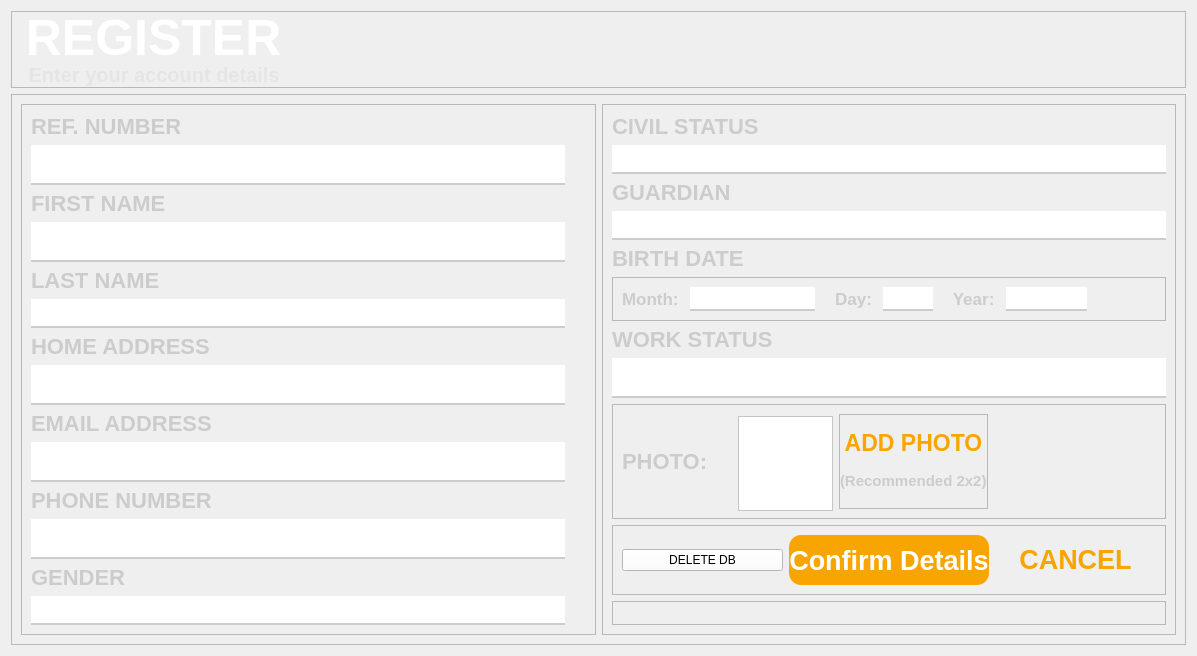
        <widget class="QWidget" name="page_2">
         <layout class="QVBoxLayout" name="verticalLayout">
          <item>
           <widget class="QFrame" name="register_top_frame">
            <property name="maximumSize">
             <size>
              <width>16777215</width>
              <height>130</height>
             </size>
            </property>
            <property name="frameShape">
             <enum>QFrame::StyledPanel</enum>
            </property>
            <property name="frameShadow">
             <enum>QFrame::Raised</enum>
            </property>
            <layout class="QGridLayout" name="gridLayout_2">
             <property name="leftMargin">
              <number>0</number>
             </property>
             <property name="topMargin">
              <number>0</number>
             </property>
             <property name="rightMargin">
              <number>0</number>
             </property>
             <property name="bottomMargin">
              <number>0</number>
             </property>
             <property name="spacing">
              <number>0</number>
             </property>
             <item row="0" column="0">
              <widget class="QLabel" name="label">
               <property name="maximumSize">
                <size>
                 <width>16777215</width>
                 <height>50</height>
                </size>
               </property>
               <property name="styleSheet">
                <string notr="true">font-family: Segoe UI;
font-weight: bold;
color: white;
font-size: 50px;
border-color: white;</string>
               </property>
               <property name="text">
                <string> REGISTER</string>
               </property>
              </widget>
             </item>
             <item row="0" column="1">
              <spacer name="horizontalSpacer">
               <property name="orientation">
                <enum>Qt::Horizontal</enum>
               </property>
               <property name="sizeHint" stdset="0">
                <size>
                 <width>899</width>
                 <height>20</height>
                </size>
               </property>
              </spacer>
             </item>
             <item row="1" column="0">
              <widget class="QLabel" name="label_2">
               <property name="maximumSize">
                <size>
                 <width>16777215</width>
                 <height>35</height>
                </size>
               </property>
               <property name="styleSheet">
                <string notr="true">font-family: Segoe UI;
font-weight: bold;
color: #e5e5e5;
font-size: 20px;
border-color: white;</string>
               </property>
               <property name="text">
                <string>   Enter your account details</string>
               </property>
              </widget>
             </item>
             <item row="0" column="2" rowspan="2">
              <widget class="QPushButton" name="pushButton">
               <property name="minimumSize">
                <size>
                 <width>0</width>
                 <height>75</height>
                </size>
               </property>
               <property name="focusPolicy">
                <enum>Qt::NoFocus</enum>
               </property>
               <property name="styleSheet">
                <string notr="true">border-color: none;
border-width:0.1px;
border-style: none;</string>
               </property>
               <property name="text">
                <string> </string>
               </property>
               <property name="icon">
                <iconset>
                 <normaloff>images/CTU_LOGO.png</normaloff>images/CTU_LOGO.png</iconset>
               </property>
               <property name="iconSize">
                <size>
                 <width>100</width>
                 <height>100</height>
                </size>
               </property>
              </widget>
             </item>
            </layout>
           </widget>
          </item>
          <item>
           <widget class="QFrame" name="frame_2">
            <property name="styleSheet">
             <string notr="true">QLabel{
font-family: Segoe UI;
				font-weight: bold;
				color: #cccccc;
				font-size: 22px;

border-radius: 0px;
border-color: white;
border-width: 0px;
}

QLineEdit {
				font-family: Segoe UI;
				font-weight: bold;
				color: #cccccc;
				font-size: 22px;
                border: none;
                border-bottom: 2px solid #cccccc;
				border-radius: none;
            }

QLineEdit::hover{
color: #b2b2b2;
border-bottom: 2px solid #b2b2b2;
}

QComboBox {
				font-family: Segoe UI;
				font-weight: bold;
				color: #cccccc;
				font-size: 22px;
                border: none;
                border-bottom: 2px solid #cccccc;
				border-radius: none;
            }

QComboBox::hover{
color: #b2b2b2;
border-bottom: 2px solid #b2b2b2;
}

QComboBox::drop-down {
    border: none;
}

QComboBox QAbstractItemView {
    background: #333333; /* Dropdown background color */
    color: #cccccc;      /* Default item color */
    selection-background-color: #555555; /* Background color when an item is selected */
    selection-color: white; /* Font color when an item is selected */
}

</string>
            </property>
            <property name="frameShape">
             <enum>QFrame::StyledPanel</enum>
            </property>
            <property name="frameShadow">
             <enum>QFrame::Raised</enum>
            </property>
            <layout class="QGridLayout" name="gridLayout">
             <item row="1" column="1">
              <widget class="QFrame" name="frame_5">
               <property name="maximumSize">
                <size>
                 <width>627</width>
                 <height>16777215</height>
                </size>
               </property>
               <property name="frameShape">
                <enum>QFrame::StyledPanel</enum>
               </property>
               <property name="frameShadow">
                <enum>QFrame::Raised</enum>
               </property>
               <layout class="QVBoxLayout" name="verticalLayout_3">
                <item>
                 <widget class="QLabel" name="label_10">
                  <property name="text">
                   <string>CIVIL STATUS</string>
                  </property>
                 </widget>
                </item>
                <item>
                 <widget class="QComboBox" name="civil_status_comboBox"/>
                </item>
                <item>
                 <widget class="QLabel" name="label_11">
                  <property name="text">
                   <string>GUARDIAN</string>
                  </property>
                 </widget>
                </item>
                <item>
                 <widget class="QLineEdit" name="guardian_lineEdit"/>
                </item>
                <item>
                 <widget class="QLabel" name="label_12">
                  <property name="styleSheet">
                   <string notr="true"/>
                  </property>
                  <property name="text">
                   <string>BIRTH DATE</string>
                  </property>
                 </widget>
                </item>
                <item>
                 <widget class="QFrame" name="frame">
                  <property name="styleSheet">
                   <string notr="true">font-size: 17px;</string>
                  </property>
                  <property name="frameShape">
                   <enum>QFrame::StyledPanel</enum>
                  </property>
                  <property name="frameShadow">
                   <enum>QFrame::Raised</enum>
                  </property>
                  <layout class="QHBoxLayout" name="horizontalLayout_3">
                   <item>
                    <widget class="QLabel" name="label_14">
                     <property name="text">
                      <string>Month: </string>
                     </property>
                    </widget>
                   </item>
                   <item>
                    <widget class="QComboBox" name="month_comboBox">
                     <property name="minimumSize">
                      <size>
                       <width>125</width>
                       <height>0</height>
                      </size>
                     </property>
                     <property name="cursor">
                      <cursorShape>PointingHandCursor</cursorShape>
                     </property>
                    </widget>
                   </item>
                   <item>
                    <widget class="QLabel" name="label_15">
                     <property name="text">
                      <string>   Day: </string>
                     </property>
                    </widget>
                   </item>
                   <item>
                    <widget class="QComboBox" name="day_comboBox">
                     <property name="minimumSize">
                      <size>
                       <width>50</width>
                       <height>0</height>
                      </size>
                     </property>
                     <property name="maximumSize">
                      <size>
                       <width>50</width>
                       <height>16777215</height>
                      </size>
                     </property>
                     <property name="cursor">
                      <cursorShape>PointingHandCursor</cursorShape>
                     </property>
                    </widget>
                   </item>
                   <item>
                    <widget class="QLabel" name="label_16">
                     <property name="text">
                      <string>   Year: </string>
                     </property>
                    </widget>
                   </item>
                   <item>
                    <widget class="QComboBox" name="year_comboBox">
                     <property name="minimumSize">
                      <size>
                       <width>75</width>
                       <height>0</height>
                      </size>
                     </property>
                     <property name="cursor">
                      <cursorShape>PointingHandCursor</cursorShape>
                     </property>
                    </widget>
                   </item>
                   <item>
                    <spacer name="horizontalSpacer_2">
                     <property name="orientation">
                      <enum>Qt::Horizontal</enum>
                     </property>
                     <property name="sizeHint" stdset="0">
                      <size>
                       <width>40</width>
                       <height>20</height>
                      </size>
                     </property>
                    </spacer>
                   </item>
                  </layout>
                 </widget>
                </item>
                <item>
                 <widget class="QLabel" name="label_13">
                  <property name="styleSheet">
                   <string notr="true"/>
                  </property>
                  <property name="text">
                   <string>WORK STATUS</string>
                  </property>
                 </widget>
                </item>
                <item>
                 <widget class="QLineEdit" name="work_status_lineEdit">
                  <property name="minimumSize">
                   <size>
                    <width>0</width>
                    <height>40</height>
                   </size>
                  </property>
                  <property name="styleSheet">
                   <string notr="true">work_status_lineEdit
</string>
                  </property>
                  <property name="inputMask">
                   <string/>
                  </property>
                  <property name="text">
                   <string comment="Username" extracomment="Username"/>
                  </property>
                 </widget>
                </item>
                <item>
                 <widget class="QFrame" name="frame_6">
                  <property name="frameShape">
                   <enum>QFrame::StyledPanel</enum>
                  </property>
                  <property name="frameShadow">
                   <enum>QFrame::Raised</enum>
                  </property>
                  <layout class="QGridLayout" name="gridLayout_3">
                   <item row="1" column="4">
                    <spacer name="horizontalSpacer_3">
                     <property name="orientation">
                      <enum>Qt::Horizontal</enum>
                     </property>
                     <property name="sizeHint" stdset="0">
                      <size>
                       <width>40</width>
                       <height>20</height>
                      </size>
                     </property>
                    </spacer>
                   </item>
                   <item row="1" column="1">
                    <widget class="QFrame" name="image_frame">
                     <property name="minimumSize">
                      <size>
                       <width>95</width>
                       <height>95</height>
                      </size>
                     </property>
                     <property name="maximumSize">
                      <size>
                       <width>90</width>
                       <height>90</height>
                      </size>
                     </property>
                     <property name="styleSheet">
                      <string notr="true">background-color: white;
</string>
                     </property>
                     <property name="frameShape">
                      <enum>QFrame::StyledPanel</enum>
                     </property>
                     <property name="frameShadow">
                      <enum>QFrame::Raised</enum>
                     </property>
                     <layout class="QHBoxLayout" name="horizontalLayout_7">
                      <property name="spacing">
                       <number>0</number>
                      </property>
                      <property name="leftMargin">
                       <number>0</number>
                      </property>
                      <property name="topMargin">
                       <number>0</number>
                      </property>
                      <property name="rightMargin">
                       <number>0</number>
                      </property>
                      <property name="bottomMargin">
                       <number>0</number>
                      </property>
                      <item>
                       <widget class="QLabel" name="image_label">
                        <property name="text">
                         <string/>
                        </property>
                       </widget>
                      </item>
                     </layout>
                    </widget>
                   </item>
                   <item row="1" column="0">
                    <widget class="QLabel" name="label_17">
                     <property name="styleSheet">
                      <string notr="true"/>
                     </property>
                     <property name="text">
                      <string>PHOTO:    </string>
                     </property>
                    </widget>
                   </item>
                   <item row="1" column="2">
                    <widget class="QFrame" name="frame_8">
                     <property name="frameShape">
                      <enum>QFrame::StyledPanel</enum>
                     </property>
                     <property name="frameShadow">
                      <enum>QFrame::Raised</enum>
                     </property>
                     <layout class="QVBoxLayout" name="verticalLayout_7">
                      <property name="spacing">
                       <number>0</number>
                      </property>
                      <property name="leftMargin">
                       <number>0</number>
                      </property>
                      <property name="topMargin">
                       <number>0</number>
                      </property>
                      <property name="rightMargin">
                       <number>0</number>
                      </property>
                      <property name="bottomMargin">
                       <number>0</number>
                      </property>
                      <item>
                       <widget class="QPushButton" name="add_photo_btn">
                        <property name="maximumSize">
                         <size>
                          <width>150</width>
                          <height>16777215</height>
                         </size>
                        </property>
                        <property name="cursor">
                         <cursorShape>PointingHandCursor</cursorShape>
                        </property>
                        <property name="styleSheet">
                         <string notr="true">QPushButton{
color: #F8A502;
font-family: Segoe UI;
font-weight: bold;
font-size: 23px;
border-style: none;
border-color: #1e1e1e;

}

QPushButton::hover{
text-decoration: underline;
color: #ad7301;
}</string>
                        </property>
                        <property name="text">
                         <string>ADD PHOTO</string>
                        </property>
                       </widget>
                      </item>
                      <item>
                       <widget class="QLabel" name="label_23">
                        <property name="maximumSize">
                         <size>
                          <width>16777215</width>
                          <height>20</height>
                         </size>
                        </property>
                        <property name="styleSheet">
                         <string notr="true">font-size: 15px;</string>
                        </property>
                        <property name="text">
                         <string>(Recommended 2x2)</string>
                        </property>
                       </widget>
                      </item>
                     </layout>
                    </widget>
                   </item>
                  </layout>
                 </widget>
                </item>
                <item>
                 <widget class="QFrame" name="frame_3">
                  <property name="frameShape">
                   <enum>QFrame::StyledPanel</enum>
                  </property>
                  <property name="frameShadow">
                   <enum>QFrame::Raised</enum>
                  </property>
                  <layout class="QHBoxLayout" name="horizontalLayout_4">
                   <item>
                    <widget class="QPushButton" name="delete_db_btn">
                     <property name="styleSheet">
                      <string notr="true">background-color: white;
</string>
                     </property>
                     <property name="text">
                      <string>DELETE DB</string>
                     </property>
                    </widget>
                   </item>
                   <item>
                    <widget class="QPushButton" name="register_confirm_btn">
                     <property name="minimumSize">
                      <size>
                       <width>60</width>
                       <height>50</height>
                      </size>
                     </property>
                     <property name="cursor">
                      <cursorShape>PointingHandCursor</cursorShape>
                     </property>
                     <property name="styleSheet">
                      <string notr="true">QPushButton{
background-color: #F8A502;
color: white;
font-family: Segoe UI;
font-weight: bold;
font-size: 27px;
border-radius: 12px;
}

QPushButton::hover{
text-decoration: underline;
background-color: #ad7301;
}</string>
                     </property>
                     <property name="text">
                      <string>Confirm Details</string>
                     </property>
                    </widget>
                   </item>
                   <item>
                    <widget class="QPushButton" name="register_cancel_btn">
                     <property name="cursor">
                      <cursorShape>PointingHandCursor</cursorShape>
                     </property>
                     <property name="styleSheet">
                      <string notr="true">QPushButton{
color: #F8A502;
font-family: Segoe UI;
font-weight: bold;
font-size: 27px;
border-style: none;
border-color: #1e1e1e;

}

QPushButton::hover{
text-decoration: underline;
color: #ad7301;
}</string>
                     </property>
                     <property name="text">
                      <string>CANCEL</string>
                     </property>
                    </widget>
                   </item>
                  </layout>
                 </widget>
                </item>
                <item>
                 <widget class="QFrame" name="frame_7">
                  <property name="maximumSize">
                   <size>
                    <width>16777215</width>
                    <height>25</height>
                   </size>
                  </property>
                  <property name="frameShape">
                   <enum>QFrame::StyledPanel</enum>
                  </property>
                  <property name="frameShadow">
                   <enum>QFrame::Raised</enum>
                  </property>
                 </widget>
                </item>
               </layout>
              </widget>
             </item>
             <item row="1" column="0">
              <widget class="QFrame" name="frame_4">
               <property name="maximumSize">
                <size>
                 <width>627</width>
                 <height>16777215</height>
                </size>
               </property>
               <property name="frameShape">
                <enum>QFrame::StyledPanel</enum>
               </property>
               <property name="frameShadow">
                <enum>QFrame::Raised</enum>
               </property>
               <layout class="QVBoxLayout" name="verticalLayout_2">
                <property name="rightMargin">
                 <number>30</number>
                </property>
                <item>
                 <widget class="QLabel" name="label_4">
                  <property name="styleSheet">
                   <string notr="true"/>
                  </property>
                  <property name="text">
                   <string>REF. NUMBER</string>
                  </property>
                 </widget>
                </item>
                <item>
                 <widget class="QLineEdit" name="ref_num_lineEdit">
                  <property name="minimumSize">
                   <size>
                    <width>0</width>
                    <height>40</height>
                   </size>
                  </property>
                  <property name="styleSheet">
                   <string notr="true"/>
                  </property>
                  <property name="inputMask">
                   <string/>
                  </property>
                  <property name="text">
                   <string comment="Username" extracomment="Username"/>
                  </property>
                 </widget>
                </item>
                <item>
                 <widget class="QLabel" name="label_5">
                  <property name="styleSheet">
                   <string notr="true"/>
                  </property>
                  <property name="text">
                   <string>FIRST NAME</string>
                  </property>
                 </widget>
                </item>
                <item>
                 <widget class="QLineEdit" name="first_name_lineEdit">
                  <property name="minimumSize">
                   <size>
                    <width>0</width>
                    <height>40</height>
                   </size>
                  </property>
                  <property name="styleSheet">
                   <string notr="true"/>
                  </property>
                  <property name="inputMask">
                   <string/>
                  </property>
                  <property name="text">
                   <string comment="Username" extracomment="Username"/>
                  </property>
                 </widget>
                </item>
                <item>
                 <widget class="QLabel" name="label_3">
                  <property name="text">
                   <string>LAST NAME</string>
                  </property>
                 </widget>
                </item>
                <item>
                 <widget class="QLineEdit" name="last_name_lineEdit"/>
                </item>
                <item>
                 <widget class="QLabel" name="label_6">
                  <property name="styleSheet">
                   <string notr="true"/>
                  </property>
                  <property name="text">
                   <string>HOME ADDRESS</string>
                  </property>
                 </widget>
                </item>
                <item>
                 <widget class="QLineEdit" name="home_address_lineEdit">
                  <property name="minimumSize">
                   <size>
                    <width>0</width>
                    <height>40</height>
                   </size>
                  </property>
                  <property name="styleSheet">
                   <string notr="true"/>
                  </property>
                  <property name="inputMask">
                   <string/>
                  </property>
                  <property name="text">
                   <string comment="Username" extracomment="Username"/>
                  </property>
                 </widget>
                </item>
                <item>
                 <widget class="QLabel" name="label_7">
                  <property name="styleSheet">
                   <string notr="true"/>
                  </property>
                  <property name="text">
                   <string>EMAIL ADDRESS</string>
                  </property>
                 </widget>
                </item>
                <item>
                 <widget class="QLineEdit" name="email_lineEdit">
                  <property name="minimumSize">
                   <size>
                    <width>0</width>
                    <height>40</height>
                   </size>
                  </property>
                  <property name="styleSheet">
                   <string notr="true"/>
                  </property>
                  <property name="inputMask">
                   <string/>
                  </property>
                  <property name="text">
                   <string comment="Username" extracomment="Username"/>
                  </property>
                 </widget>
                </item>
                <item>
                 <widget class="QLabel" name="label_8">
                  <property name="styleSheet">
                   <string notr="true"/>
                  </property>
                  <property name="text">
                   <string>PHONE NUMBER</string>
                  </property>
                 </widget>
                </item>
                <item>
                 <widget class="QLineEdit" name="phone_num_lineEdit">
                  <property name="minimumSize">
                   <size>
                    <width>0</width>
                    <height>40</height>
                   </size>
                  </property>
                  <property name="styleSheet">
                   <string notr="true"/>
                  </property>
                  <property name="inputMask">
                   <string/>
                  </property>
                  <property name="text">
                   <string comment="Username" extracomment="Username"/>
                  </property>
                 </widget>
                </item>
                <item>
                 <widget class="QLabel" name="label_9">
                  <property name="text">
                   <string>GENDER</string>
                  </property>
                 </widget>
                </item>
                <item>
                 <widget class="QComboBox" name="gender_comboBox">
                  <property name="cursor">
                   <cursorShape>PointingHandCursor</cursorShape>
                  </property>
                 </widget>
                </item>
               </layout>
              </widget>
             </item>
            </layout>
           </widget>
          </item>
         </layout>
        </widget>
